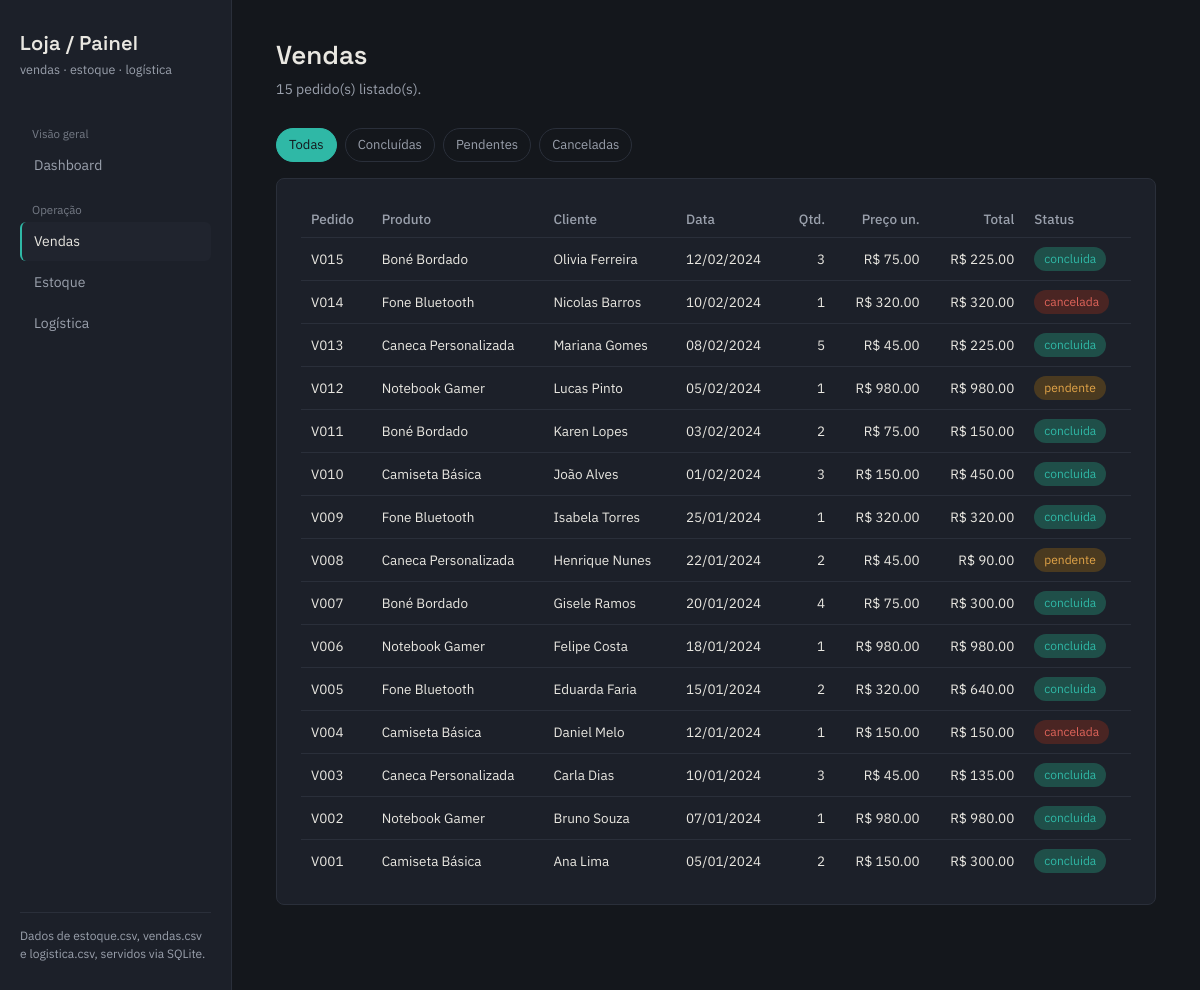
/vendas, run on the app's committed database.
### tables this page shows
CREATE TABLE vendas (
	venda_id TEXT, 
	produto_id TEXT, 
	cliente TEXT, 
	data_venda DATETIME, 
	quantidade BIGINT, 
	preco_unitario FLOAT, 
	status TEXT, 
	valor_total FLOAT
);

CREATE TABLE estoque (
	produto_id TEXT, 
	nome TEXT, 
	categoria TEXT, 
	quantidade_estoque BIGINT, 
	estoque_minimo BIGINT, 
	fornecedor TEXT, 
	custo_unitario FLOAT
);

### app.py (the view)
@app.route("/vendas")
def vendas():
    status_filtro = request.args.get("status", "todas")
    sql = """
        SELECT v.venda_id, e.nome AS produto, v.cliente, v.data_venda,
               v.quantidade, v.preco_unitario, v.valor_total, v.status
        FROM vendas v
        JOIN estoque e ON e.produto_id = v.produto_id
    """
    params = {}
    if status_filtro != "todas":
        sql += " WHERE v.status = :status"
        params["status"] = status_filtro
    sql += " ORDER BY v.data_venda DESC"
    df = consultar(sql, **params)
    registros = df.to_dict("records")
    for r in registros:
        r["data_venda"] = formatar_data(r["data_venda"])
        r["badge"] = STATUS_VENDA_BADGE.get(r["status"], "neutral")
    return render_template(
        "vendas.html",
        vendas=registros,
        status_filtro=status_filtro,
    )

### app.py (called while the page is built)
def consultar(sql: str, **params) -> pd.DataFrame:
    return pd.read_sql(text(sql), engine, params=params)

def formatar_data(valor) -> str:
    if valor is None or valor == "":
        return ""
    if isinstance(valor, (datetime, date)):
        return valor.strftime("%d/%m/%Y")
    texto = str(valor).strip()
    if not texto:
        return ""
    data_texto = texto.split()[0].split("T")[0]
    partes = data_texto.split("-")
    if len(partes) == 3:
        ano, mes, dia = partes
        return f"{dia.zfill(2)}/{mes.zfill(2)}/{ano}"
    return texto

### templates/vendas.html (shortened to what this page needs)
{% extends "base.html" %}
{% block content %}
<div class="page-head">
  <div>
    <h1>Vendas</h1>
    <p>{{ vendas|length }} pedido(s) listado(s).</p>
  </div>
</div>
<div class="filters">
  <a href="{{ url_for('vendas', status='todas') }}" class="{{ 'active' if status_filtro == 'todas' }}">Todas</a>
  <a href="{{ url_for('vendas', status='concluida') }}" class="{{ 'active' if status_filtro == 'concluida' }}">Concluídas</a>
  <a href="{{ url_for('vendas', status='pendente') }}" class="{{ 'active' if status_filtro == 'pendente' }}">Pendentes</a>
  <a href="{{ url_for('vendas', status='cancelada') }}" class="{{ 'active' if status_filtro == 'cancelada' }}">Canceladas</a>
</div>
<div class="panel">
  {% if vendas %}
  <table>
    <thead>
      <tr>
        <th>Pedido</th><th>Produto</th><th>Cliente</th><th>Data</th>
        <th class="num">Qtd.</th><th class="num">Preço un.</th><th class="num">Total</th><th>Status</th>
      </tr>
    </thead>
    <tbody>
      {% for v in vendas %}
      <tr>
        <td>{{ v.venda_id }}</td>
        <td>{{ v.produto }}</td>
        <td>{{ v.cliente }}</td>
        <td>{{ v.data_venda }}</td>
        <td class="num mono-num">{{ v.quantidade }}</td>
        <td class="num mono-num">R$ {{ "%.2f"|format(v.preco_unitario) }}</td>
        <td class="num mono-num">R$ {{ "%.2f"|format(v.valor_total) }}</td>
        <td><span class="badge {{ v.badge }}">{{ v.status }}</span></td>
      </tr>
      {% endfor %}
    </tbody>
  </table>
  {% else %}
  <p class="empty-note">Nenhuma venda encontrada para este filtro.</p>
  {% endif %}
</div>
{% endblock %}

### templates/base.html (shortened to what this page needs)
<!DOCTYPE html>
<html lang="pt-br">
<head>
  <link rel="stylesheet" href="{{ url_for('static', filename='css/style.css') }}">
</head>
<body>
  <div class="shell">
    <aside class="sidebar">
      <div class="brand">
        <span class="mark">Loja / Painel</span>
        <span class="sub">vendas · estoque · logística</span>
      </div>
      <nav class="nav">
        <span class="group-label">Visão geral</span>
        <a href="{{ url_for('dashboard') }}" class="{{ 'active' if request.endpoint == 'dashboard' }}">Dashboard</a>
        <span class="group-label">Operação</span>
        <a href="{{ url_for('vendas') }}" class="{{ 'active' if request.endpoint == 'vendas' }}">Vendas</a>
        <a href="{{ url_for('estoque') }}" class="{{ 'active' if request.endpoint == 'estoque' }}">Estoque</a>
        <a href="{{ url_for('logistica') }}" class="{{ 'active' if request.endpoint == 'logistica' }}">Logística</a>
      </nav>
      <div class="sidebar-foot">
        Dados de estoque.csv, vendas.csv e logistica.csv, servidos via SQLite.
      </div>
    </aside>
    <main>
      {% block content %}{% endblock %}
    </main>
  </div>
</body>
</html>

### static/css/style.css (style rules this page uses)
:root { --bg: #14171c; --panel: #1c2029; --panel-alt: #20242e; --border: #2a2f3a; --text: #e9e7e1; --text-muted: #9aa0ac; --teal: #2fb8a6; --teal-dim: #1f4f49; --amber: #e3a548; --amber-dim: #4a3a20; --red: #e0645a; --red-dim: #4a2523; --font-display: "Space Grotesk", sans-serif; --font-body: "IBM Plex Sans", sans-serif; }
* { box-sizing: border-box; }
html, body { margin: 0; padding: 0; background: var(--bg); color: var(--text); font-family: var(--font-body); font-size: 15px; line-height: 1.5; }
a { color: inherit; text-decoration: none; }
.shell { display: grid; grid-template-columns: 232px 1fr; min-height: 100vh; }
.sidebar { background: var(--panel); border-right: 1px solid var(--border); padding: 28px 20px; display: flex; flex-direction: column; gap: 32px; }
.brand { display: flex; flex-direction: column; gap: 2px; }
.brand .mark { font-family: var(--font-display); font-size: 20px; font-weight: 600; letter-spacing: 0.01em; }
.brand .sub { font-size: 12.5px; color: var(--text-muted); }
.nav { display: flex; flex-direction: column; gap: 2px; }
.nav a { padding: 9px 12px; border-radius: 6px; font-size: 14px; color: var(--text-muted); border-left: 2px solid transparent; }
.nav a.active { color: var(--text); background: var(--panel-alt); border-left: 2px solid var(--teal); }
.nav .group-label { font-size: 11.5px; color: var(--text-muted); margin: 14px 0 2px 12px; opacity: 0.7; }
.sidebar-foot { margin-top: auto; font-size: 12px; color: var(--text-muted); border-top: 1px solid var(--border); padding-top: 14px; }
main { padding: 36px 44px 60px; max-width: 1180px; }
.page-head { display: flex; align-items: baseline; justify-content: space-between; margin-bottom: 28px; flex-wrap: wrap; gap: 8px; }
.page-head h1 { font-family: var(--font-display); font-weight: 600; font-size: 26px; margin: 0; }
.page-head p { color: var(--text-muted); margin: 4px 0 0; font-size: 14px; }
.panel { background: var(--panel); border: 1px solid var(--border); border-radius: 8px; padding: 22px 24px; margin-bottom: 26px; }
table { width: 100%; border-collapse: collapse; font-size: 13.5px; }
th { text-align: left; font-weight: 500; color: var(--text-muted); border-bottom: 1px solid var(--border); padding: 8px 10px; white-space: nowrap; }
td { padding: 9px 10px; border-bottom: 1px solid var(--border); white-space: nowrap; }
tr:last-child td { border-bottom: none; }
td.num, th.num { text-align: right; font-variant-numeric: tabular-nums; }
.mono-num { font-variant-numeric: tabular-nums; }
.badge { display: inline-block; padding: 2px 9px; border-radius: 20px; font-size: 12px; border: 1px solid transparent; }
.badge.ok { color: var(--teal); background: var(--teal-dim); }
.badge.warn { color: var(--amber); background: var(--amber-dim); }
.badge.bad { color: var(--red); background: var(--red-dim); }
.filters { display: flex; gap: 8px; flex-wrap: wrap; margin-bottom: 16px; }
.filters a { font-size: 13px; padding: 6px 12px; border-radius: 20px; border: 1px solid var(--border); color: var(--text-muted); }
.filters a.active { color: var(--bg); background: var(--teal); border-color: var(--teal); }

### data on the page
vendas: venda_id "V015", produto "Boné Bordado", cliente "Olivia Ferreira", data_venda "12/02/2024", quantidade "3", preco_unitario "75.00", valor_total "225.00", status "concluida"
vendas: venda_id "V014", produto "Fone Bluetooth", cliente "Nicolas Barros", data_venda "10/02/2024", quantidade "1", preco_unitario "320.00", valor_total "320.00", status "cancelada"
vendas: venda_id "V013", produto "Caneca Personalizada", cliente "Mariana Gomes", data_venda "08/02/2024", quantidade "5", preco_unitario "45.00", valor_total "225.00", status "concluida"
vendas: venda_id "V012", produto "Notebook Gamer", cliente "Lucas Pinto", data_venda "05/02/2024", quantidade "1", preco_unitario "980.00", valor_total "980.00", status "pendente"
vendas: venda_id "V011", produto "Boné Bordado", cliente "Karen Lopes", data_venda "03/02/2024", quantidade "2", preco_unitario "75.00", valor_total "150.00", status "concluida"
vendas: venda_id "V010", produto "Camiseta Básica", cliente "João Alves", data_venda "01/02/2024", quantidade "3", preco_unitario "150.00", valor_total "450.00", status "concluida"
vendas: venda_id "V009", produto "Fone Bluetooth", cliente "Isabela Torres", data_venda "25/01/2024", quantidade "1", preco_unitario "320.00", valor_total "320.00", status "concluida"
vendas: venda_id "V008", produto "Caneca Personalizada", cliente "Henrique Nunes", data_venda "22/01/2024", quantidade "2", preco_unitario "45.00", valor_total "90.00", status "pendente"
vendas: venda_id "V007", produto "Boné Bordado", cliente "Gisele Ramos", data_venda "20/01/2024", quantidade "4", preco_unitario "75.00", valor_total "300.00", status "concluida"
vendas: venda_id "V006", produto "Notebook Gamer", cliente "Felipe Costa", data_venda "18/01/2024", quantidade "1", preco_unitario "980.00", valor_total "980.00", status "concluida"
vendas: venda_id "V005", produto "Fone Bluetooth", cliente "Eduarda Faria", data_venda "15/01/2024", quantidade "2", preco_unitario "320.00", valor_total "640.00", status "concluida"
vendas: venda_id "V004", produto "Camiseta Básica", cliente "Daniel Melo", data_venda "12/01/2024", quantidade "1", preco_unitario "150.00", valor_total "150.00", status "cancelada"
vendas: venda_id "V003", produto "Caneca Personalizada", cliente "Carla Dias", data_venda "10/01/2024", quantidade "3", preco_unitario "45.00", valor_total "135.00", status "concluida"
vendas: venda_id "V002", produto "Notebook Gamer", cliente "Bruno Souza", data_venda "07/01/2024", quantidade "1", preco_unitario "980.00", valor_total "980.00", status "concluida"
vendas: venda_id "V001", produto "Camiseta Básica", cliente "Ana Lima", data_venda "05/01/2024", quantidade "2", preco_unitario "150.00", valor_total "300.00", status "concluida"

### other printed values
{{ vendas|length }} "15"
